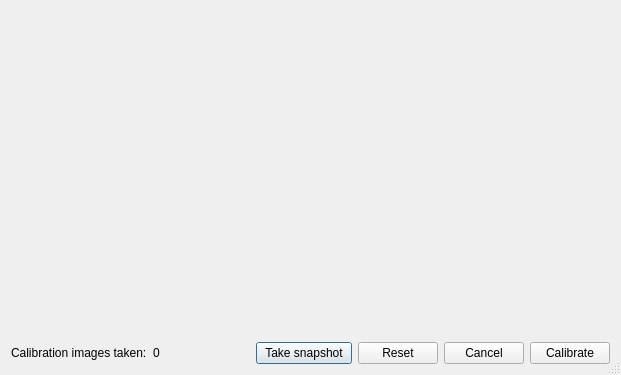
<?xml version="1.0" encoding="UTF-8"?>
<ui version="4.0">
 <class>CalibrationDialog</class>
 <widget class="QDialog" name="CalibrationDialog">
  <property name="windowModality">
   <enum>Qt::ApplicationModal</enum>
  </property>
  <property name="geometry">
   <rect>
    <x>0</x>
    <y>0</y>
    <width>621</width>
    <height>375</height>
   </rect>
  </property>
  <property name="windowTitle">
   <string>Calibrate</string>
  </property>
  <property name="windowIcon">
   <iconset resource="icons.qrc">
    <normaloff>:/oxygen/icons/oxygen/camera-web.png</normaloff>:/oxygen/icons/oxygen/camera-web.png</iconset>
  </property>
  <property name="sizeGripEnabled">
   <bool>true</bool>
  </property>
  <property name="modal">
   <bool>true</bool>
  </property>
  <layout class="QVBoxLayout" name="verticalLayout">
   <item>
    <layout class="QHBoxLayout" name="horizontalLayout">
     <item>
      <widget class="CameraStreamWidget" name="previewLeft" native="true">
       <property name="sizePolicy">
        <sizepolicy hsizetype="Preferred" vsizetype="MinimumExpanding">
         <horstretch>0</horstretch>
         <verstretch>0</verstretch>
        </sizepolicy>
       </property>
      </widget>
     </item>
     <item>
      <widget class="CameraStreamWidget" name="previewRight" native="true">
       <property name="sizePolicy">
        <sizepolicy hsizetype="Preferred" vsizetype="MinimumExpanding">
         <horstretch>0</horstretch>
         <verstretch>0</verstretch>
        </sizepolicy>
       </property>
      </widget>
     </item>
    </layout>
   </item>
   <item>
    <layout class="QHBoxLayout" name="horizontalLayout_2">
     <item>
      <widget class="QLabel" name="label">
       <property name="sizePolicy">
        <sizepolicy hsizetype="Fixed" vsizetype="Preferred">
         <horstretch>0</horstretch>
         <verstretch>0</verstretch>
        </sizepolicy>
       </property>
       <property name="text">
        <string>Calibration images taken:</string>
       </property>
      </widget>
     </item>
     <item>
      <widget class="QLabel" name="imageCount">
       <property name="text">
        <string>0</string>
       </property>
      </widget>
     </item>
     <item>
      <widget class="QPushButton" name="takeSnap">
       <property name="text">
        <string>Take snapshot</string>
       </property>
       <property name="icon">
        <iconset resource="icons.qrc">
         <normaloff>:/oxygen/icons/oxygen/media-record.png</normaloff>:/oxygen/icons/oxygen/media-record.png</iconset>
       </property>
      </widget>
     </item>
     <item>
      <widget class="QPushButton" name="reset">
       <property name="sizePolicy">
        <sizepolicy hsizetype="Fixed" vsizetype="Fixed">
         <horstretch>0</horstretch>
         <verstretch>0</verstretch>
        </sizepolicy>
       </property>
       <property name="text">
        <string>Reset</string>
       </property>
       <property name="icon">
        <iconset resource="icons.qrc">
         <normaloff>:/oxygen/icons/oxygen/document-revert.png</normaloff>:/oxygen/icons/oxygen/document-revert.png</iconset>
       </property>
      </widget>
     </item>
     <item>
      <widget class="QPushButton" name="cancel">
       <property name="sizePolicy">
        <sizepolicy hsizetype="Fixed" vsizetype="Fixed">
         <horstretch>0</horstretch>
         <verstretch>0</verstretch>
        </sizepolicy>
       </property>
       <property name="text">
        <string>Cancel</string>
       </property>
       <property name="icon">
        <iconset resource="icons.qrc">
         <normaloff>:/oxygen/icons/oxygen/task-reject.png</normaloff>:/oxygen/icons/oxygen/task-reject.png</iconset>
       </property>
      </widget>
     </item>
     <item>
      <widget class="QPushButton" name="calibrate">
       <property name="sizePolicy">
        <sizepolicy hsizetype="Fixed" vsizetype="Fixed">
         <horstretch>0</horstretch>
         <verstretch>0</verstretch>
        </sizepolicy>
       </property>
       <property name="text">
        <string>Calibrate</string>
       </property>
       <property name="icon">
        <iconset resource="icons.qrc">
         <normaloff>:/oxygen/icons/oxygen/task-complete.png</normaloff>:/oxygen/icons/oxygen/task-complete.png</iconset>
       </property>
      </widget>
     </item>
    </layout>
   </item>
  </layout>
 </widget>
 <customwidgets>
  <customwidget>
   <class>CameraStreamWidget</class>
   <extends>QWidget</extends>
   <header>gui/camerastreamwidget.h</header>
   <container>1</container>
   <slots>
    <slot>toggleCameraStream(bool)</slot>
    <slot>stopCameraStream()</slot>
    <slot>closeCameraStream()</slot>
   </slots>
  </customwidget>
 </customwidgets>
 <resources>
  <include location="icons.qrc"/>
 </resources>
 <connections>
  <connection>
   <sender>cancel</sender>
   <signal>clicked()</signal>
   <receiver>CalibrationDialog</receiver>
   <slot>close()</slot>
   <hints>
    <hint type="sourcelabel">
     <x>469</x>
     <y>357</y>
    </hint>
    <hint type="destinationlabel">
     <x>310</x>
     <y>187</y>
    </hint>
   </hints>
  </connection>
  <connection>
   <sender>takeSnap</sender>
   <signal>clicked()</signal>
   <receiver>CalibrationDialog</receiver>
   <slot>takeSnap()</slot>
   <hints>
    <hint type="sourcelabel">
     <x>274</x>
     <y>357</y>
    </hint>
    <hint type="destinationlabel">
     <x>310</x>
     <y>187</y>
    </hint>
   </hints>
  </connection>
  <connection>
   <sender>calibrate</sender>
   <signal>clicked()</signal>
   <receiver>CalibrationDialog</receiver>
   <slot>calibrate()</slot>
   <hints>
    <hint type="sourcelabel">
     <x>566</x>
     <y>357</y>
    </hint>
    <hint type="destinationlabel">
     <x>310</x>
     <y>187</y>
    </hint>
   </hints>
  </connection>
  <connection>
   <sender>reset</sender>
   <signal>clicked()</signal>
   <receiver>CalibrationDialog</receiver>
   <slot>reset()</slot>
   <hints>
    <hint type="sourcelabel">
     <x>382</x>
     <y>357</y>
    </hint>
    <hint type="destinationlabel">
     <x>310</x>
     <y>187</y>
    </hint>
   </hints>
  </connection>
 </connections>
 <slots>
  <slot>takeSnap()</slot>
  <slot>calibrate()</slot>
  <slot>reset()</slot>
 </slots>
</ui>
